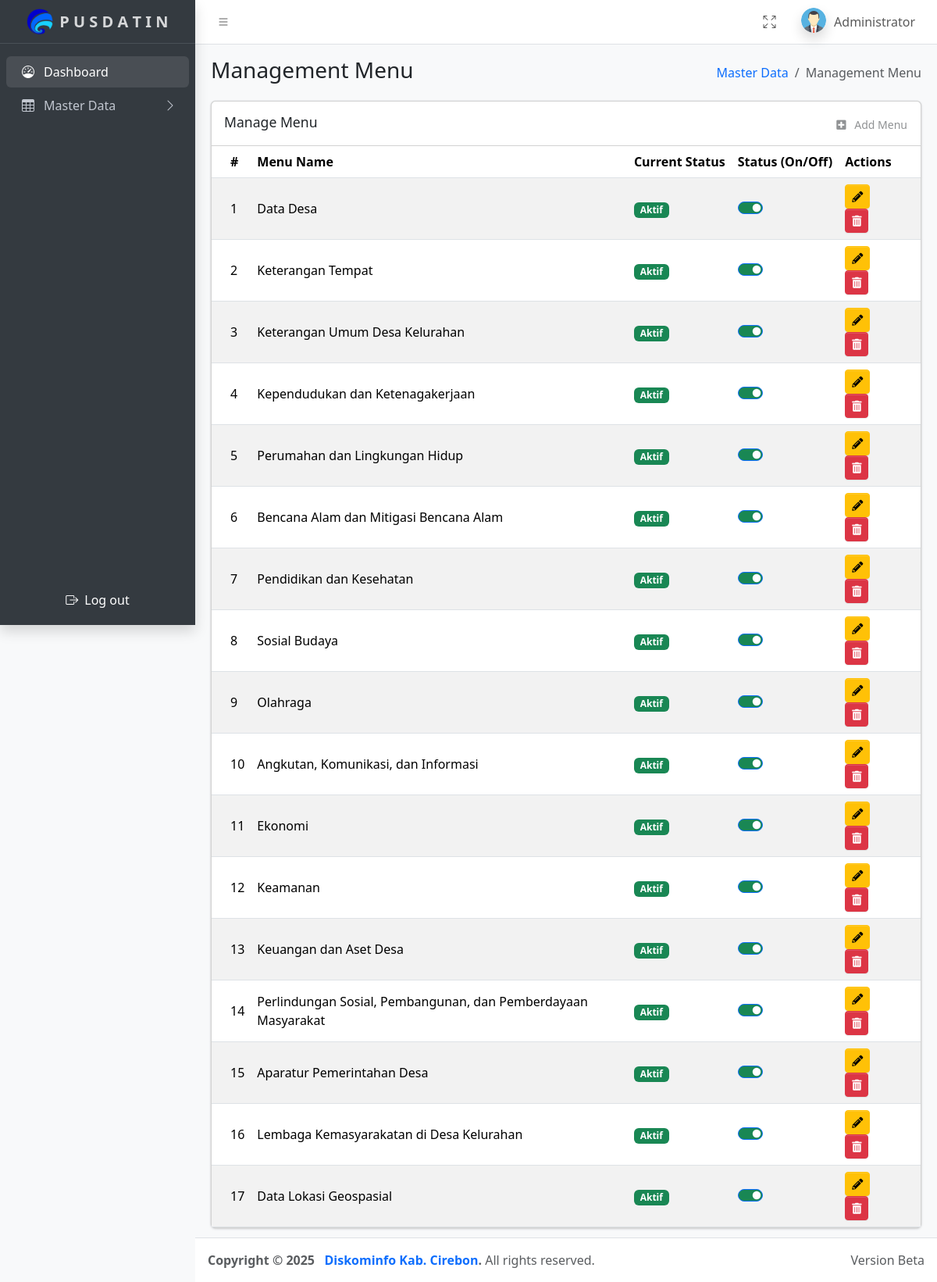
The app's page /dist/pages/tables/manage_menu.php (signed in) with its own data.
### tables this page shows
CREATE TABLE `menu` (
  `id` int(11) NOT NULL,
  `name` varchar(100) NOT NULL,
  `url` varchar(255) NOT NULL,
  `status` tinyint(1) DEFAULT 1
);

### dist/config/session.php (called while the page is built, shortened)
<?php
$name = $_SESSION['name'];
$level = $_SESSION['level'];

### dist/pages/tables/manage_menu.php (the view, shortened to what this page needs)
<?php
include_once('../../config/conn.php');
include "../../config/session.php";
$menu_query = "SELECT * FROM menu";
$menus = $conn->query($menu_query);
?>
<!DOCTYPE html>
<html lang="en">
<head>
  <link rel="stylesheet" href="https://cdn.jsdelivr.net/npm/@fontsource/source-sans-3@5.0.12/index.css">
  <link rel="stylesheet" href="https://cdn.jsdelivr.net/npm/overlayscrollbars@2.3.0/styles/overlayscrollbars.min.css">
  <link rel="stylesheet" href="https://cdn.jsdelivr.net/npm/bootstrap-icons@1.11.0/font/bootstrap-icons.min.css">
  <link rel="stylesheet" href="../../../dist/css/adminlte.css">
  <link rel="stylesheet" href="../../plugins/fontawesome-free/css/all.min.css">
  <link rel="stylesheet" href="../../plugins/daterangepicker/daterangepicker.css">
  <link rel="stylesheet" href="../../plugins/icheck-bootstrap/icheck-bootstrap.min.css">
  <link rel="stylesheet" href="../../plugins/bootstrap-colorpicker/css/bootstrap-colorpicker.min.css">
  <link rel="stylesheet" href="../../plugins/tempusdominus-bootstrap-4/css/tempusdominus-bootstrap-4.min.css">
  <link rel="stylesheet" href="../../plugins/select2/css/select2.min.css">
  <link rel="stylesheet" href="../../plugins/select2-bootstrap4-theme/select2-bootstrap4.min.css">
  <link rel="stylesheet" href="../../plugins/bootstrap4-duallistbox/bootstrap-duallistbox.min.css">
  <link rel="stylesheet" href="../../plugins/bs-stepper/css/bs-stepper.min.css">
  <link rel="stylesheet" href="../../plugins/dropzone/min/dropzone.min.css">
  <link rel="stylesheet" href="https://cdnjs.cloudflare.com/ajax/libs/animate.css/4.1.1/animate.min.css">
</head>
<body class="layout-fixed sidebar-expand-lg bg-body-tertiary">
  <div class="app-wrapper">
    <?php include('../../components/navbar.php'); ?>
    <?php include('../../components/sidebar.php'); ?>
    <main class="app-main">
      <div class="app-content-header">
        <div class="container-fluid">
          <div class="row">
            <div class="col-sm-6">
              <h3 class="mb-0">Management Menu</h3>
            </div>
            <div class="col-sm-6">
              <ol class="breadcrumb float-sm-end">
                <li class="breadcrumb-item"><a href="#">Master Data</a></li>
                <li class="breadcrumb-item active" aria-current="page">
                  Management Menu
                </li>
              </ol>
            </div>
          </div>
        </div>
      </div>
      <div class="app-content">
        <div class="container-fluid">
          <div class="card">
            <div class="card-header">
              <h3 class="card-title">Manage Menu</h3>
              <div class="card-tools">
                <button type="button" class="btn btn-tool" data-card-widget="collapse" title="Collapse" data-bs-toggle="modal" data-bs-target="#addMenuModal">
                  <i class="fas fa-plus-square"></i> &nbsp; Add Menu
                </button>
              </div>
            </div>
            <div class="card-body p-0" style="overflow-x: auto;">
              <table class="table table-striped table-hover align-middle" style="table-layout: auto; width: 100%;">
                <thead>
                  <tr style="white-space: nowrap;">
                    <th>#</th>
                    <th>Menu Name</th>
                    <th>Current Status</th>
                    <th>Status (On/Off)</th>
                    <th>Actions</th>
                  </tr>
                </thead>
                <tbody>
                  <?php $no = 1;
                  while ($menu = $menus->fetch_assoc()) : ?>
                    <tr>
                      <td><?php echo $no++; ?></td>
                      <td><?php echo $menu['name']; ?></td>
                      <td>
                        <span class="badge <?php echo $menu['status'] ? 'bg-success' : 'bg-danger'; ?>">
                          <?php echo $menu['status'] ? 'Aktif' : 'Nonaktif'; ?>
                        </span>
                      </td>
                      <td>
                        <form method="POST" class="toggle-switch-form">
                          <div class="form-check form-switch">
                            <input class="form-check-input <?php echo $menu['status'] ? 'bg-success' : ''; ?>" type="checkbox" name="status" value="<?php echo $menu['status'] ? 0 : 1; ?>" <?php echo $menu['status'] ? 'checked' : ''; ?> onchange="this.form.submit()">
                          </div>
                        </form>
                      </td>
                      <td>
                        <a class="btn btn-warning btn-sm btn-edit" href="#" data-bs-toggle="modal" data-bs-target="#editMenuModal"
                          data-id="<?php echo $menu['id']; ?>" data-name="<?php echo $menu['name']; ?>"
                          data-url="<?php echo $menu['url']; ?>" data-status="<?php echo $menu['status']; ?>"
                          onclick="editMenu(<?php echo $menu['id']; ?>, '<?php echo $menu['name']; ?>', '<?php echo $menu['url']; ?>', '<?php echo $menu['status']; ?>')">
                          <i class="fas fa-pencil-alt"></i>
                        </a>
                        <a class="btn btn-danger btn-sm" href="#" data-bs-toggle="modal" data-bs-target="#deleteMenuModal"
                          data-id="<?php echo $menu['id']; ?>" onclick="setDeleteMenuId(<?php echo $menu['id']; ?>)">
                          <i class="fas fa-trash-alt"></i>
                        </a>
                      </td>
                    </tr>
                  <?php endwhile; ?>
                </tbody>
              </table>
            </div>
          </div>
        </div>
      </div>
    </main>
    <?php include("../../components/footer.php"); ?>
  </div>
  <link href="https://cdn.jsdelivr.net/npm/select2@4.1.0/dist/css/select2.min.css" rel="stylesheet" />
  <link href="https://cdn.jsdelivr.net/npm/@ttskch/select2-bootstrap4-theme@1.5.2/dist/select2-bootstrap4.min.css" rel="stylesheet" />
</body>
</html>

### dist/components/navbar.php (shortened to what this page needs)
<?php
$current_folder = basename(dirname($_SERVER['SCRIPT_NAME']));
$base_path = ($current_folder == 'forms' || $current_folder == 'tables') ? '../../' : './';
?>
<nav class="app-header navbar navbar-expand bg-body sticky-navbar">
    <div class="container-fluid">
        <ul class="navbar-nav">
            <li class="nav-item">
                <a class="nav-link" data-lte-toggle="sidebar" href="#" role="button">
                    <i class="bi bi-list"></i>
                </a>
            </li>
        </ul>
        <ul class="navbar-nav ms-auto">
            <li class="nav-item">
                <a class="nav-link" href="#" data-lte-toggle="fullscreen">
                    <i data-lte-icon="maximize" class="bi bi-arrows-fullscreen"></i>
                </a>
            </li>
            <li class="nav-item dropdown user-menu">
                <a href="#" class="nav-link dropdown-toggle" data-bs-toggle="dropdown">
                    <img src="<?php echo $base_path; ?>img/people.png" class="user-image rounded-circle shadow" alt="User Image">
                    <span class="d-none d-md-inline"><?php echo $name; ?></span>
                </a>
            </li>
        </ul>
    </div>
</nav>

### dist/components/sidebar.php (shortened to what this page needs)
<?php
$current_folder = basename(dirname($_SERVER['SCRIPT_NAME']));
$base_path = ($current_folder == 'forms' || $current_folder == 'tables') ? '../../' : './';
$current_page = basename($_SERVER['SCRIPT_NAME']);
?>
<aside class="app-sidebar bg-body-secondary shadow" data-bs-theme="dark">
    <div class="sidebar-brand">
        <a href="<?php echo $base_path; ?>index.php" class="brand-link">
            <img src="<?php echo $base_path; ?>img/kominfo.png" alt="Pusdatin" class="brand-image">
            <span class="brand-text fw-bold">P U S D A T I N</span>
        </a>
    </div>
    <div class="sidebar-wrapper">
        <nav class="mt-2 mb-5">
            <ul class="nav sidebar-menu flex-column" data-lte-toggle="treeview" role="menu" data-accordion="false">
                <li class="nav-item menu-open">
                    <a href="<?php echo $base_path; ?>index.php" class="nav-link <?php echo $current_page == 'index.php' ? 'active' : ''; ?>">
                        <i class="nav-icon bi bi-speedometer"></i>
                        <p>Dashboard</p>
                    </a>
                </li>
                <?php if ($level == 'admin') { ?>
                    <li class="nav-item">
                        <a href="#" class="nav-link">
                            <i class="nav-icon bi bi-table"></i>
                            <p>
                                Master Data
                            </p>
                        </a>
                    </li>
                <?php } ?>
            </ul>
        </nav>
    </div>
    <div class="sidebar-footer">
        <a href="<?php echo $base_path; ?>auth/logout.php" class="nav-link logout-button">
            <i class="nav-icon bi bi-box-arrow-right"></i>
            <span>Log out</span>
        </a>
    </div>
</aside>

### dist/components/footer.php
<footer class="app-footer">
  <div class="float-end d-none d-sm-inline">Version Beta</div>
  <strong>
    Copyright &copy; <?php echo date('Y'); ?> &nbsp;
    <a href="#" class="text-decoration-none">Diskominfo Kab. Cirebon</a>.
  </strong>
  All rights reserved.
</footer>

### dist/components/navbar.php (style rules this page uses)
.sticky-navbar { position: sticky; top: 0; z-index: 1000; background-color: rgba(255, 255, 255, 0.8); backdrop-filter: blur(10px); transition: background-color 0.3s; }

### dist/components/sidebar.php (style rules this page uses)
.sidebar-footer { position: absolute; bottom: 0; width: 100%; padding: 10px 0; text-align: center; background-color: #343a40; }
.logout-button { display: inline-flex; align-items: center; color: #ffffff; font-weight: 500; text-decoration: none; padding: 10px 20px; border-radius: 5px; transition: background-color 0.3s, transform 0.3s; }
.logout-button i { margin-right: 8px; }

### records on screen
menu: name "Data Desa", shows "Aktif", status "☑"
menu: name "Keterangan Tempat", shows "Aktif", status "☑"
menu: name "Keterangan Umum Desa Kelurahan", shows "Aktif", status "☑"
menu: name "Kependudukan dan Ketenagakerjaan", shows "Aktif", status "☑"
menu: name "Perumahan dan Lingkungan Hidup", shows "Aktif", status "☑"
menu: name "Bencana Alam dan Mitigasi Bencana Alam", shows "Aktif", status "☑"
menu: name "Pendidikan dan Kesehatan", shows "Aktif", status "☑"
menu: name "Sosial Budaya", shows "Aktif", status "☑"
menu: name "Olahraga", shows "Aktif", status "☑"
menu: name "Angkutan, Komunikasi, dan Informasi", shows "Aktif", status "☑"
menu: name "Ekonomi", shows "Aktif", status "☑"
menu: name "Keamanan", shows "Aktif", status "☑"
menu: name "Keuangan dan Aset Desa", shows "Aktif", status "☑"
menu: name "Perlindungan Sosial, Pembangunan, dan Pemberdayaan Masyarakat", shows "Aktif", status "☑"
menu: name "Aparatur Pemerintahan Desa", shows "Aktif", status "☑"
menu: name "Lembaga Kemasyarakatan di Desa Kelurahan", shows "Aktif", status "☑"
menu: name "Data Lokasi Geospasial", shows "Aktif", status "☑"

### other values on screen
$name "Administrator"
